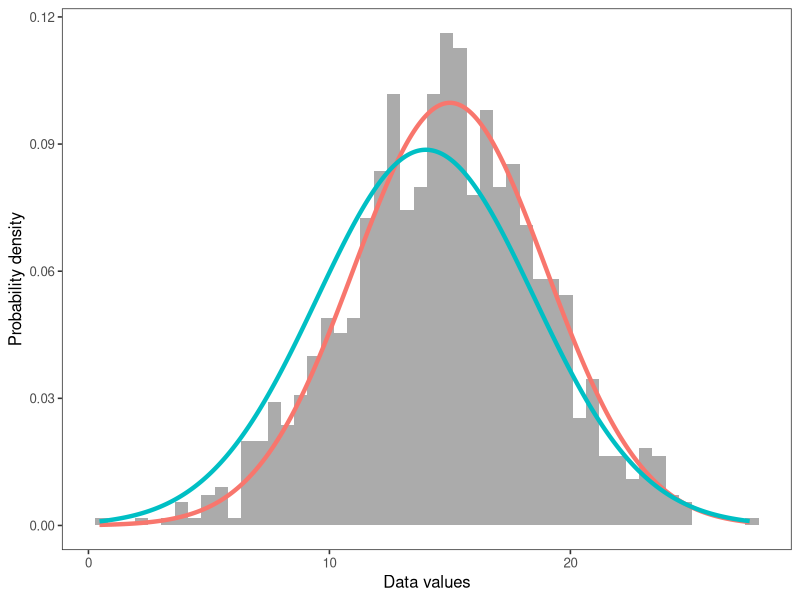
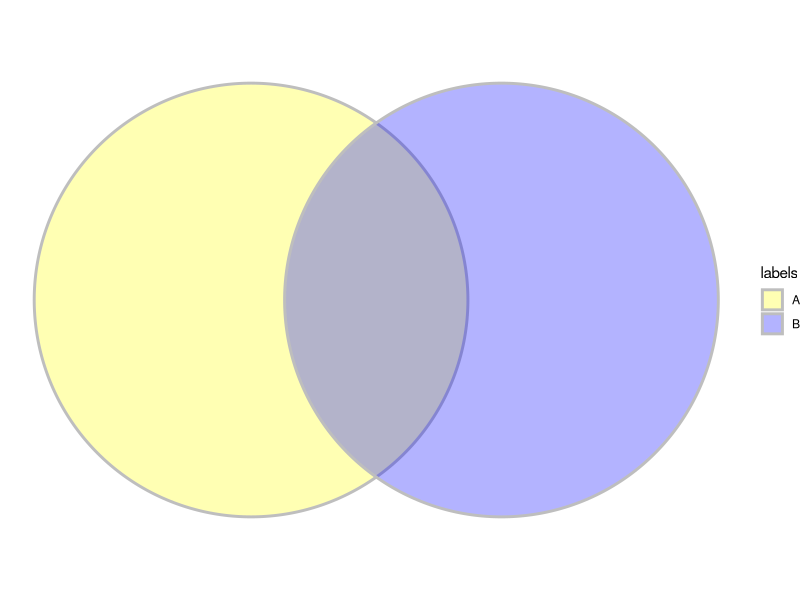

These charts were generated, in order, by the following R code:
## ---- chunk 1
knitr::opts_chunk$set(echo = TRUE)
library(ggplot2)
library(ggforce)
## ---- chunk 2
set.seed(8675301)
df_prob <- data.frame(value = rnorm(1000, mean = 15, sd = 4))

ggplot(df_prob) +
  geom_histogram(aes(x = value, 
                     y = ..density..),
                     alpha = 0.5,
                 bins = 50) +
  stat_function(fun = dnorm, n = 1000, args = list(mean = 15, sd = 4),
                aes(color = "a"), size = 1.5) +
  stat_function(fun = dnorm, n = 1000, args = list(mean = 14, sd = 4.5),
                aes(color = "b"), size = 1.5) +  
  ylab("Probability density") +
  xlab("Data values") +
  theme_bw(base_size = 12) +
  theme(panel.grid = element_blank()) +
  guides(color = "none")
## ---- chunk 3
df.venn <- data.frame(x = c(0.866, -0.866),
                      y = c( -0.5, -0.5),
                      labels = c('B', 'A'))
                      
# df.pt <- data.frame(x= c(-1.3, -1, 1,
#                           -0.4, -0.3, -0.7, 
#                           1.4, 1.3, 1.1, 1.6, 1.8, 1.2), 
#                     y = c(0.43, -1.3, 0.2, 
#                           0, -0.4, 0.3, 
#                           -0.21, -1.56, -0.75, 0.75, 0.56, 0.2), 
#                         name = 1)
                          
venn <- ggplot() +
  geom_circle(data = df.venn, aes(x0 = x, y0 = y, r = 1.5, fill = labels), alpha = .3, size = 1, colour = 'grey') +
  coord_fixed() +  
  theme_void() +
  scale_fill_manual(values = c("yellow", "blue"))
  
print(venn)
# venn + geom_point(data = df.pt, aes(x = x, y = y), color = "red")
